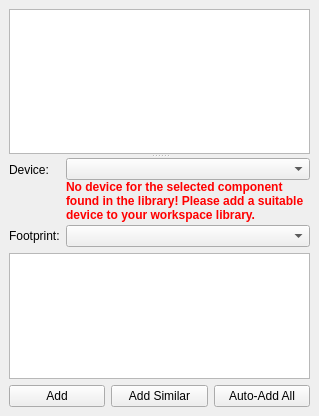
<?xml version="1.0" encoding="UTF-8"?>
<ui version="4.0">
 <class>librepcb::project::editor::UnplacedComponentsDock</class>
 <widget class="QDockWidget" name="librepcb::project::editor::UnplacedComponentsDock">
  <property name="geometry">
   <rect>
    <x>0</x>
    <y>0</y>
    <width>319</width>
    <height>416</height>
   </rect>
  </property>
  <property name="maximumSize">
   <size>
    <width>600</width>
    <height>524287</height>
   </size>
  </property>
  <property name="windowTitle">
   <string>Place Devices</string>
  </property>
  <widget class="QWidget" name="dockWidgetContents">
   <layout class="QVBoxLayout" name="verticalLayout_2">
    <item>
     <widget class="QSplitter" name="splitter">
      <property name="orientation">
       <enum>Qt::Vertical</enum>
      </property>
      <widget class="QListWidget" name="lstUnplacedComponents">
       <property name="sortingEnabled">
        <bool>true</bool>
       </property>
      </widget>
      <widget class="QWidget" name="layoutWidget">
       <layout class="QVBoxLayout" name="verticalLayout">
        <item>
         <layout class="QFormLayout" name="formLayout">
          <property name="verticalSpacing">
           <number>3</number>
          </property>
          <item row="0" column="0">
           <widget class="QLabel" name="label">
            <property name="text">
             <string>Device:</string>
            </property>
           </widget>
          </item>
          <item row="0" column="1">
           <layout class="QVBoxLayout" name="verticalLayout_3">
            <property name="spacing">
             <number>0</number>
            </property>
            <item>
             <widget class="QComboBox" name="cbxSelectedDevice"/>
            </item>
            <item>
             <widget class="QLabel" name="lblNoDeviceFound">
              <property name="sizePolicy">
               <sizepolicy hsizetype="Ignored" vsizetype="Preferred">
                <horstretch>0</horstretch>
                <verstretch>0</verstretch>
               </sizepolicy>
              </property>
              <property name="font">
               <font>
                <weight>75</weight>
                <bold>true</bold>
               </font>
              </property>
              <property name="styleSheet">
               <string notr="true">color: rgb(255, 0, 0);</string>
              </property>
              <property name="text">
               <string>No device for the selected component found in the library! Please add a suitable device to your workspace library.</string>
              </property>
              <property name="wordWrap">
               <bool>true</bool>
              </property>
             </widget>
            </item>
           </layout>
          </item>
          <item row="1" column="0">
           <widget class="QLabel" name="label_2">
            <property name="text">
             <string>Footprint:</string>
            </property>
           </widget>
          </item>
          <item row="1" column="1">
           <widget class="QComboBox" name="cbxSelectedFootprint"/>
          </item>
         </layout>
        </item>
        <item>
         <widget class="GraphicsView" name="graphicsView">
          <property name="sizePolicy">
           <sizepolicy hsizetype="Ignored" vsizetype="Expanding">
            <horstretch>0</horstretch>
            <verstretch>0</verstretch>
           </sizepolicy>
          </property>
          <property name="verticalScrollBarPolicy">
           <enum>Qt::ScrollBarAlwaysOff</enum>
          </property>
          <property name="horizontalScrollBarPolicy">
           <enum>Qt::ScrollBarAlwaysOff</enum>
          </property>
         </widget>
        </item>
        <item>
         <layout class="QHBoxLayout" name="horizontalLayout">
          <item>
           <widget class="QPushButton" name="btnAdd">
            <property name="text">
             <string>Add</string>
            </property>
           </widget>
          </item>
          <item>
           <widget class="QPushButton" name="pushButton">
            <property name="text">
             <string>Add Similar</string>
            </property>
           </widget>
          </item>
          <item>
           <widget class="QPushButton" name="btnAddAll">
            <property name="text">
             <string>Auto-Add All</string>
            </property>
           </widget>
          </item>
         </layout>
        </item>
       </layout>
      </widget>
     </widget>
    </item>
   </layout>
  </widget>
 </widget>
 <customwidgets>
  <customwidget>
   <class>GraphicsView</class>
   <extends>QGraphicsView</extends>
   <header location="global">librepcb/common/graphics/graphicsview.h</header>
  </customwidget>
 </customwidgets>
 <resources/>
 <connections/>
</ui>
